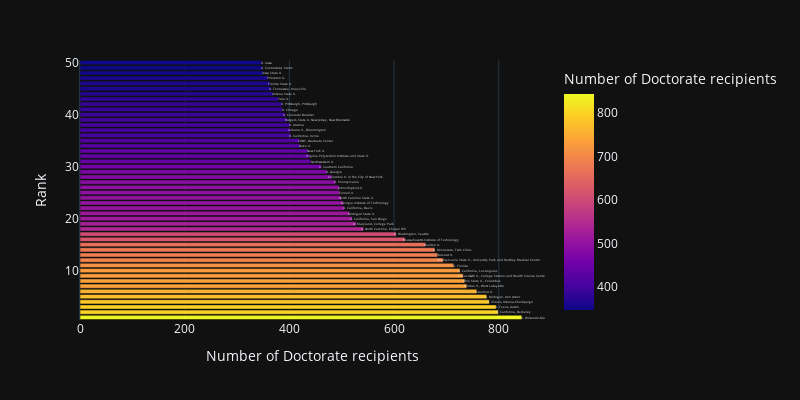

The notebook cell saved with this chart:
### Code cell
fig6 = px.bar(df_003, x = 'Doctorate recipients', y = 'Rank', orientation='h',
             color='Doctorate recipients', text='Institution',
              template='plotly_dark',
             labels={'Doctorate recipients': 'Number of Doctorate recipients'},
              width=800, height=400)

fig6.show()
st.plotly_chart(fig6, use_container_width=True)

### Figure 1 — Plotly figure (JSON) as saved in the notebook; plotly's stock layout.template omitted (floating-point values rounded to 4 significant figures)
{"data": [{"alignmentgroup": "True", "hovertemplate": "Number of Doctorate recipients=%{marker.color}<br>Rank=%{y}<br>Institution=%{text}<extra></extra>", "legendgroup": "", "marker": {"color": [844, 799, 795, 782, 777, 758, 739, 735, 732, 726, 714, 694, 683, 678, 660, 621, 604, 542, 528, 520, 515, 505, 503, 499, 496, 495, 488, 481, 472, 461, 441, 438, 435, 420, 419, 403, 402, 401, 396, 392, 387, 386, 379, 369, 365, 363, 359, 350, 348, 347], "coloraxis": "coloraxis"}, "name": "", "offsetgroup": "", "orientation": "h", "showlegend": false, "text": ["U. Wisconsin-Madison", "U. California, Berkeley", "U. Texas, Austin", "U. Illinois, Urbana-Champaign", "U. Michigan, Ann Arbor", "Stanford U.", "Purdue U., West Lafayette", "Ohio State U., Columbus", "Texas A&M U., College Station and Health Science Center", "U. California, Los Angeles", "U. Florida", "Pennsylvania State U., University Park and Hershey Medical Center", "Harvard U.", "U. Minnesota, Twin Cities", "Walden U.", "Massachusetts Institute of Technology", "U. Washington, Seattle", "U. North Carolina, Chapel Hill", "U. Maryland, College Park", "U. California, San Diego", "Michigan State U.", "U. California, Davis", "Georgia Institute of Technology", "North Carolina State U.", "Cornell U.", "Johns Hopkins U.", "U. Pennsylvania", "Columbia U. in the City of New York", "U. Georgia", "U. Southern California", "Northwestern U.", "Virginia Polytechnic Institute and State U.", "New York U.", "Duke U.", "CUNY, Graduate Center", "U. California, Irvine", "Indiana U., Bloomington", "U. Arizona", "Rutgers, State U. New Jersey, New Brunswick", "U. Colorado Boulder", "U. Chicago", "U. Pittsburgh, Pittsburgh", "Yale U.", "Arizona State U.", "U. Tennessee, Knoxville", "Florida State U.", "Princeton U.", "Iowa State U.", "U. Connecticut, Storrs", "U. Iowa"], "textposition": "auto", "type": "bar", "x": [844, 799, 795, 782, 777, 758, 739, 735, 732, 726, 714, 694, 683, 678, 660, 621, 604, 542, 528, 520, 515, 505, 503, 499, 496, 495, 488, 481, 472, 461, 441, 438, 435, 420, 419, 403, 402, 401, 396, 392, 387, 386, 379, 369, 365, 363, 359, 350, 348, 347], "xaxis": "x", "y": [1, 2, 3, 4, 5, 6, 7, 8, 9, 10, 11, 12, 13, 14, 15, 16, 17, 18, 19, 20, 21, 22, 23, 24, 25, 26, 27, 28, 29, 30, 31, 32, 33, 34, 35, 36, 37, 38, 39, 40, 41, 42, 43, 44, 45, 46, 47, 48, 49, 50], "yaxis": "y"}], "layout": {"barmode": "relative", "coloraxis": {"colorbar": {"title": {"text": "Number of Doctorate recipients"}}, "colorscale": [[0, "#0d0887"], [0.1111, "#46039f"], [0.2222, "#7201a8"], [0.3333, "#9c179e"], [0.4444, "#bd3786"], [0.5556, "#d8576b"], [0.6667, "#ed7953"], [0.7778, "#fb9f3a"], [0.8889, "#fdca26"], [1, "#f0f921"]]}, "height": 400, "legend": {"tracegroupgap": 0}, "margin": {"t": 60}, "width": 800, "xaxis": {"anchor": "y", "domain": [0, 1], "title": {"text": "Number of Doctorate recipients"}}, "yaxis": {"anchor": "x", "domain": [0, 1], "title": {"text": "Rank"}}}}
